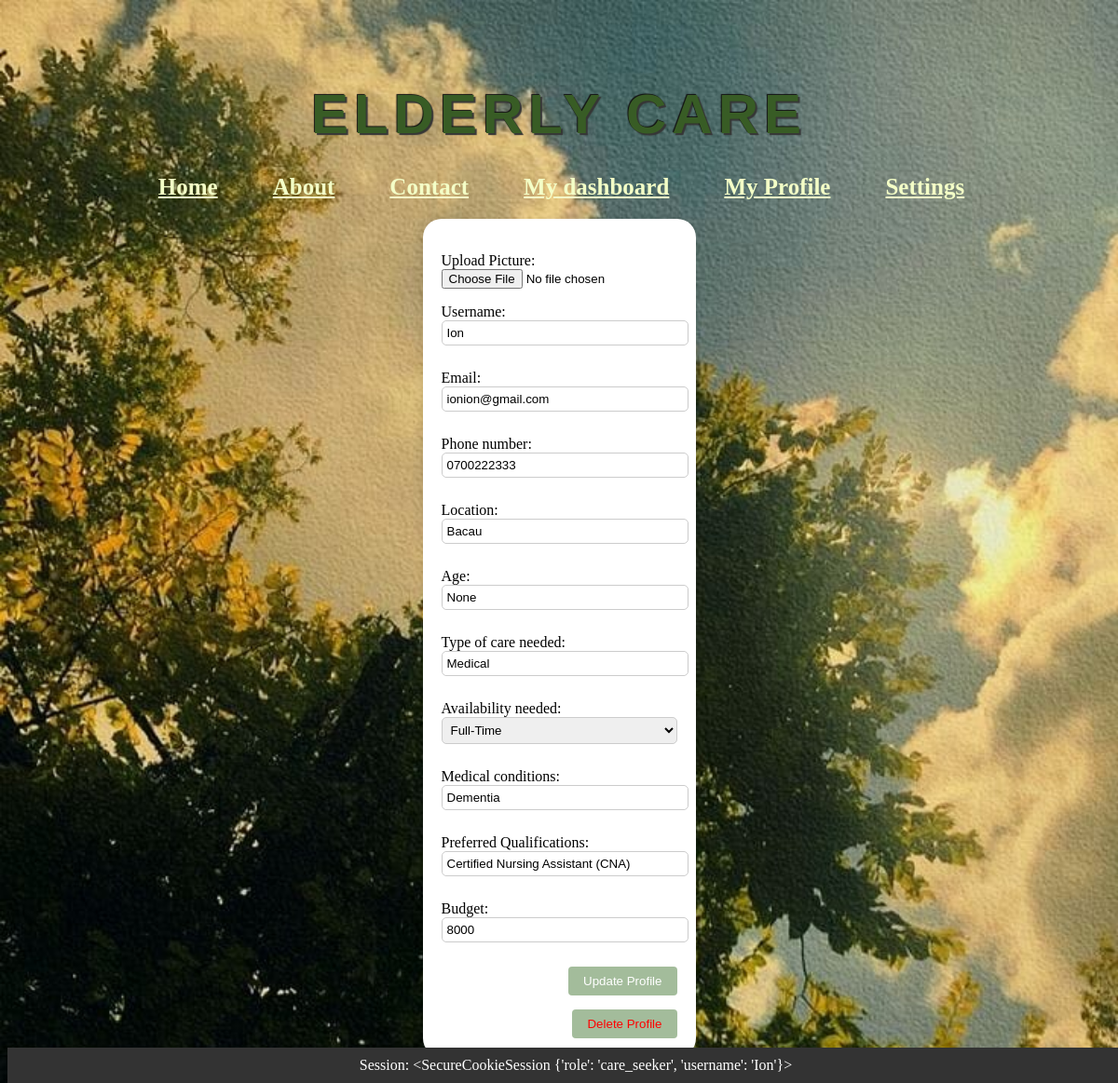
Before: /careseeker_profile/Ion (signed in) with the older database file.
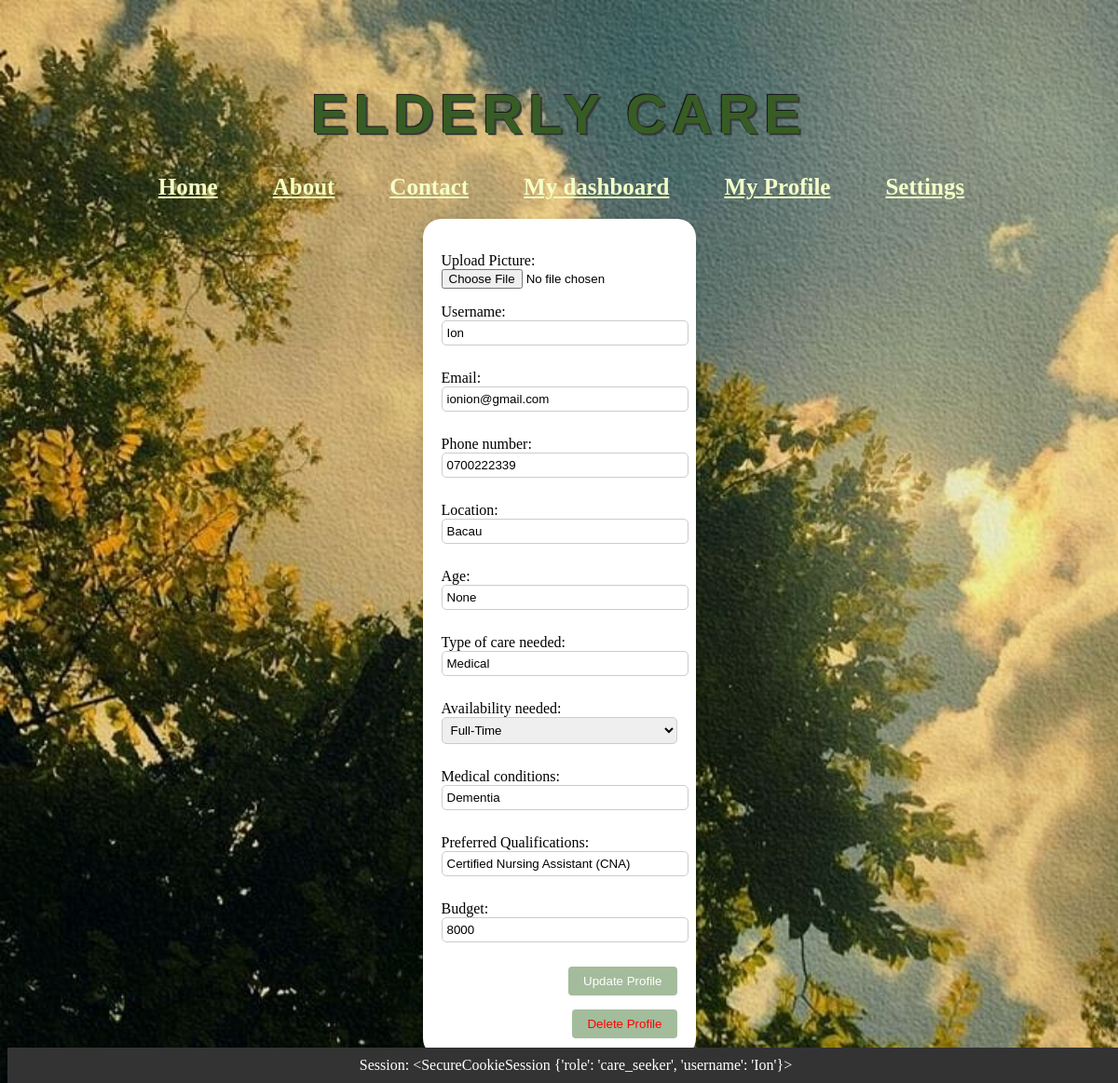
After: the same page with the newer database file.
### app/models.py (models this page shows, shortened)
class Users(db.Model, UserMixin):
    __tablename__ = 'users'
    id = db.Column(db.Integer, primary_key=True)
    username = db.Column(db.String(50), unique=True, nullable=False)
    email = db.Column(db.String(120), unique=True, nullable=False)
    password = db.Column(db.String(255), nullable=False)
    location = db.Column(db.String(60), nullable=False)
    phone_number = db.Column(db.String(20), nullable=False)
    role = db.Column(db.String(15), nullable=False)
    age = db.Column(db.Integer)
    experience = db.Column(db.Integer)
    references = db.Column(ChoiceType([('Yes', 'yes'), ('No', 'no'), ('N/A', 'n/a')]))
    availability = db.Column(ChoiceType([('Full-Time', 'FT'), ('Part-Time', 'PT')]))
    languages_spoken = db.Column(db.String(100))
    background_check = db.Column(db.Boolean)
    additional_notes = db.Column(db.Text)
    type_of_care_needed = db.Column(db.String(100))
    monthly_budget = db.Column(db.Integer)
    availability_needed = db.Column(ChoiceType([('Full-Time', 'FT'), ('Part-Time', 'PT')]))
    preferred_qualifications = db.Column(db.String(100))
    medical_conditions = db.Column(db.String(100))
    picture = db.Column(db.String(300))

### app/routes.py (the view)
@auth_blueprint.route('/careseeker_profile/<username>', methods=['GET', 'POST'])
def careseeker_profile(username):
    if 'role' in session and session['role'] == 'care_seeker':
        print(session['role'])
        print(session['username'])
        user = Users.query.filter_by(username=username, role='care_seeker').first()
        if request.method == 'POST':
            picture = request.files['picture']
            if picture:
                filename = secure_filename(picture.filename)
                upload_folder = path.join(current_app.instance_path, 'uploads')
                picture_path = os.path.join(upload_folder, filename)
                print(picture_path)
                os.makedirs(os.path.dirname(picture_path), exist_ok=True)
                picture.save(picture_path)
                user.picture = filename
            new_username = request.form.get('new_username')
            new_phone_number = request.form.get('new_phone_number')
            new_email = request.form.get('new_email')
            new_location = request.form.get('new_location')
            new_age = request.form.get('new_age')
            new_type_of_care_needed = request.form.get('new_type_of_care_needed')
            new_medical_conditions = request.form.get('new_medical_conditions')
            new_preferred_qualifications = request.form.get('new_preferred_qualifications')
            new_monthly_budget = request.form.get('new_monthly_budget')
            new_availability_needed = request.form.get('new_availability_needed')
            if new_username != user.username and Users.query.filter_by(username=new_username).first():
                flash('Username already exists. Please choose a different one.', 'error')
                return render_template('careseeker_profile.html', user=user)
            else:
                user.username = new_username
            if new_email:
                user.email = new_email
            if new_location:
                user.location = new_location
            if new_age:
                user.age = new_age
            if new_type_of_care_needed:
                user.type_of_care_needed = new_type_of_care_needed
            if new_availability_needed:
                user.availability_needed = new_availability_needed
            if new_monthly_budget:
                user.monthly_budget = new_monthly_budget
            if new_preferred_qualifications:
                user.preferred_qualifications = new_preferred_qualifications
            if new_medical_conditions:
                user.medical_conditions = new_medical_conditions
            if new_phone_number:
                user.phone_number = new_phone_number
            db.session.commit()
            session['username'] = new_username
            username = new_username
            flash('Profile updated successfully', 'success')
            return redirect(url_for('auth.careseeker_profile', username=username))
        else:
            return render_template('careseeker_profile.html', user=user)
    else:
        flash('Login first', 'error')
        return redirect(url_for('home.homepage'))

### app/templates/careseeker_profile.html (shortened to what this page needs)
{% extends 'base.html' %}
{% block content %}
    <div class="profile-container">
        <div class="profile-box">
            <form method="post" enctype="multipart/form-data">
                <p>Upload Picture:<br> <input type="file" name="picture"></p>
    <p>Username:<br> <input type="text" name="new_username" value="{{ user.username }}"></p>
    <p>Email:<br> <input type="text" name="new_email" value="{{ user.email }}"></p>
    <p>Phone number:<br> <input type="text" name="new_phone_number" value = "{{ user.phone_number}}"></p>
    <p>Location:<br> <input type="text" name="new_location" value="{{ user.location }}"></p>
    <p>Age:<br> <input type="text" name="new_age" value="{{ user.age }}"></p>
    <p>Type of care needed:<br> <input type="text" name="new_type_of_care_needed" value="{{ user.type_of_care_needed }}"></p>
    <p>Availability needed:<br>
        <select name="new_availability_needed">
            <option value="Full-Time" {% if user.availability_needed == 'Full-Time' %}selected{% endif %}>Full-Time</option>
        </select>
    </p>
    <p>Medical conditions:<br> <input type="text" name="new_medical_conditions" value="{{ user.medical_conditions }}"></p>
    <p>Preferred Qualifications:<br> <input type="text" name="new_preferred_qualifications" value="{{ user.preferred_qualifications }}"></p>
    <p>Budget:<br> <input type="text" name="new_monthly_budget" value="{{ user.monthly_budget }}"></p>
    <button type="submit">Update Profile</button>
</form>
            <br>
            <br>
<form action="{{ url_for('auth.delete_profile') }}" method="post">
    <button type="submit" class="delete-button" onclick="confirmDelete()" style="margin-top: 10px; color: red;">Delete Profile</button>
</form>
        </div>
    </div>
{% endblock %}

Changed rows visible on the page:
changed Users "Ion": new_phone_number "0700222333" → "0700222339"
